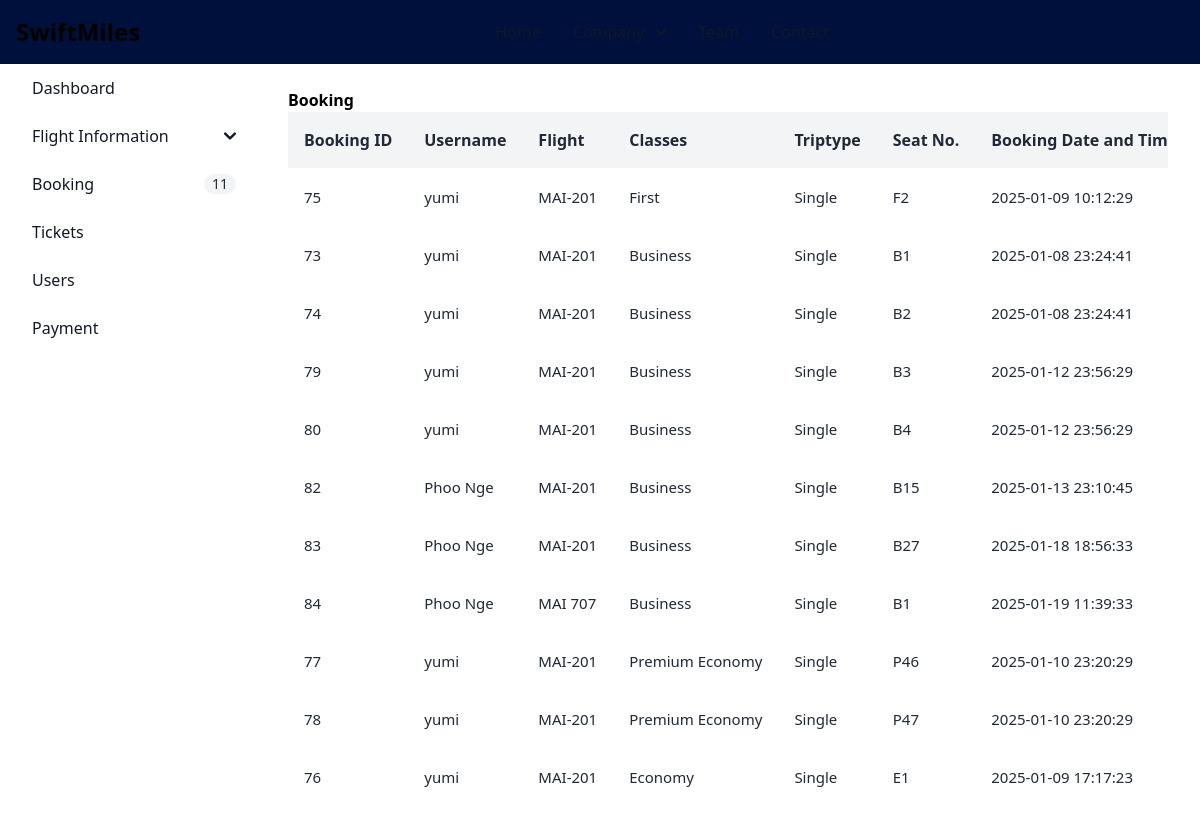
Page /admin/viewBooking.php on the committed database.
### tables this page shows
CREATE TABLE `booking` (
  `booking_id` int(11) NOT NULL,
  `user_id` int(11) DEFAULT NULL,
  `flight_id` int(11) DEFAULT NULL,
  `class_id` int(11) DEFAULT NULL,
  `triptype_id` int(11) DEFAULT NULL,
  `seatNoId` int(11) DEFAULT NULL,
  `bookAt` timestamp NOT NULL DEFAULT current_timestamp(),
  `passenger_id` int(11) DEFAULT NULL,
  `status` varchar(100) DEFAULT NULL,
  `updated_at` date DEFAULT NULL,
  `payment_id` int(11) DEFAULT NULL
);

CREATE TABLE `users` (
  `user_id` int(11) NOT NULL,
  `username` varchar(100) NOT NULL,
  `email` varchar(100) NOT NULL,
  `password` varchar(60) DEFAULT NULL,
  `cpassword` varchar(60) DEFAULT NULL,
  `profile` varchar(100) DEFAULT NULL
);

CREATE TABLE `flight` (
  `flight_id` int(11) NOT NULL,
  `airline_id` int(11) NOT NULL,
  `flight_name` varchar(100) NOT NULL,
  `flight_date` date NOT NULL,
  `destination` varchar(255) NOT NULL,
  `source` varchar(100) NOT NULL,
  `total_distance` varchar(100) NOT NULL,
  `fee_per_ticket` decimal(10,2) NOT NULL,
  `departure_time` time NOT NULL,
  `arrival_time` time NOT NULL,
  `capacity` int(11) NOT NULL,
  `gate` varchar(255) NOT NULL,
  `placeImg` varchar(100) DEFAULT NULL
);

CREATE TABLE `classes` (
  `class_id` int(11) NOT NULL,
  `class_name` varchar(255) NOT NULL,
  `base_fees` decimal(10,2) NOT NULL
);

CREATE TABLE `triptype` (
  `triptypeId` int(11) NOT NULL,
  `triptype_name` varchar(255) NOT NULL,
  `priceCharge` decimal(10,2) NOT NULL
);

CREATE TABLE `seat_layout` (
  `id` int(11) NOT NULL,
  `flight_id` int(11) NOT NULL,
  `class_id` int(11) NOT NULL,
  `seatNo` varchar(50) NOT NULL,
  `status` tinyint(1) DEFAULT NULL
);

### src/admin/viewBooking.php (the view, shortened to what this page needs)
<?php
require_once "dbconnect.php";
try {
   $sql = "SELECT booking.booking_id,users.username,flight.flight_name,classes.class_name,triptype.triptype_name,seat_layout.seatNo,booking.bookAt,booking.status FROM booking
      INNER JOIN users ON booking.user_id = users.user_id
      INNER JOIN flight ON booking.flight_id = flight.flight_id
      INNER JOIN classes ON booking.class_id = classes.class_id
      INNER JOIN triptype ON booking.triptype_id = triptype.triptypeId
      INNER JOIN seat_layout ON booking.seatNOId = seat_layout.id";
   $stmt = $conn->query($sql);
   $status = $stmt->execute();
   if ($status) {
      $bookings = $stmt->fetchAll(PDO::FETCH_ASSOC);
   }
} catch (PDOException $e) {
   echo $e->getMessage();
}
?>
<!doctype html>
<html>
<head>
   <link href="./output.css" rel="stylesheet">
   <script src="https://cdn.tailwindcss.com"></script>
</head>
<body>
   <nav class="fixed top-0 z-50 w-full bg-[#00103c]">
    <div class="flex flex-wrap items-center justify-between max-w-screen-xl mx-auto p-4">
      <a href="https://flowbite.com" class="flex items-center space-x-3 rtl:space-x-reverse">
        <span class="self-center text-2xl font-semibold whitespace-nowrap dark:text-white">SwiftMiles</span>
      </a>
      <div id="mega-menu" class="items-center justify-between hidden w-full md:flex md:w-auto md:order-1">
        <ul class="flex flex-col mt-4 font-medium md:flex-row md:mt-0 md:space-x-8 rtl:space-x-reverse">
          <li>
            <a href="#" class="block py-2 px-3  text-gray-900 border-b border-gray-100 md:w-auto hover:bg-gray-50 md:hover:bg-transparent md:border-0 md:hover:text-blue-600 md:p-0 dark:text-white md:dark:hover:text-blue-500 dark:hover:bg-gray-700 dark:hover:text-blue-500 md:dark:hover:bg-transparent dark:border-gray-700" aria-current="page">Home</a>
          </li>
          <li>
            <button id="mega-menu-dropdown-button" data-dropdown-toggle="mega-menu-dropdown" class="flex items-center justify-between w-full py-2 px-3 font-medium text-gray-900 border-b border-gray-100 md:w-auto hover:bg-gray-50 md:hover:bg-transparent md:border-0 md:hover:text-blue-600 md:p-0 dark:text-white md:dark:hover:text-blue-500 dark:hover:bg-gray-700 dark:hover:text-blue-500 md:dark:hover:bg-transparent dark:border-gray-700">
              Company <svg class="w-2.5 h-2.5 ms-3" aria-hidden="true" xmlns="http://www.w3.org/2000/svg" fill="none" viewBox="0 0 10 6">
                <path stroke="currentColor" stroke-linecap="round" stroke-linejoin="round" stroke-width="2" d="m1 1 4 4 4-4" />
              </svg>
            </button>
                        </li>
          <li>
            <a href="#" class="block py-2 px-3 text-gray-900 border-b border-gray-100 hover:bg-gray-50 md:hover:bg-transparent md:border-0 md:hover:text-blue-600 md:p-0 dark:text-white md:dark:hover:text-blue-500 dark:hover:bg-gray-700 dark:hover:text-blue-500 md:dark:hover:bg-transparent dark:border-gray-700">Team</a>
          </li>
          <li>
            <a href="#" class="block py-2 px-3 text-gray-900 border-b border-gray-100 hover:bg-gray-50 md:hover:bg-transparent md:border-0 md:hover:text-blue-600 md:p-0 dark:text-white md:dark:hover:text-blue-500 dark:hover:bg-gray-700 dark:hover:text-blue-500 md:dark:hover:bg-transparent dark:border-gray-700">Contact</a>
          </li>
        </ul>
      </div>
    </div>
   </nav>
   <aside id="sidebar-multi-level-sidebar" class="fixed top-0 left-0 z-40 w-64 h-screen transition-transform -translate-x-full sm:translate-x-0 mt-10 py-3" aria-label="Sidebar">
      <div class="h-full px-3 py-4 overflow-y-auto">
         <ul class="space-y-2 font-medium">
            <li>
               <a href="admindashboard.php" class="flex items-center p-2 text-gray-900 rounded-lg text-darkBlue hover:bg-gray-100 dark:hover:bg-gray-700 hover:text-white group">
                  <span class="ms-3">Dashboard</span>
               </a>
            </li>
            <li>
               <button type="button" class="flex items-center w-full p-2 text-base text-gray-900 transition duration-75 rounded-lg group hover:bg-gray-100 dark:text-blue dark:hover:bg-gray-700" aria-controls="dropdown" data-collapse-toggle="dropdown" id="dropdownButton">
                  <span class="flex-1 ms-3 text-left rtl:text-right hover:text-white whitespace-nowrap dark:text-blue">Flight Information</span>
                  <svg class="w-3 h-3" aria-hidden="true" xmlns="http://www.w3.org/2000/svg" fill="none" viewBox="0 0 10 6">
                     <path stroke="currentColor" stroke-linecap="round" stroke-linejoin="round" stroke-width="2" d="m1 1 4 4 4-4" />
                  </svg>
               </button>
            </li>
            <li>
               <a href="viewBooking.php" class="flex items-center p-2 text-gray-900 rounded-lg dark:text-blue hover:bg-gray-100 dark:hover:bg-gray-700 group">
                  <span class="flex-1 ms-3 whitespace-nowrap hover:text-white">Booking</span>
                  <span class="inline-flex items-center justify-center px-2 ms-3 text-sm font-medium text-gray-800 bg-gray-100 rounded-full dark:bg-gray-700 dark:text-gray-300 hover:text-white">
                  <?php
                     $sql = "SELECT * FROM booking";
                     $result = $conn->query($sql);
                     $bookingCount = $result->rowCount();
                     echo $bookingCount;
                  ?>
                  </span>
               </a>
            </li>
            <li>
               <a href="viewTickets.php" class="flex items-center p-2 text-gray-900 rounded-lg dark:text-blue hover:bg-gray-100 dark:hover:bg-gray-700 group">
                  <span class="flex-1 ms-3 whitespace-nowrap hover:text-white">Tickets</span>
               </a>
            </li>
            <li>
               <a href="viewUsers.php" class="flex items-center p-2 text-gray-900 rounded-lg dark:text-blue hover:bg-gray-100 dark:hover:bg-gray-700 group">
                  <span class="flex-1 ms-3 whitespace-nowrap hover:text-white">Users</span>
               </a>
            </li>
            <li>
               <a href="viewPayment.php" class="flex items-center p-2 text-gray-900 rounded-lg dark:text-blue hover:bg-gray-100 dark:hover:bg-gray-700 group">
                  <span class="flex-1 ms-3 whitespace-nowrap hover:text-white">Payment</span>
               </a>
            </li>
         </ul>
      </div>
   </aside>
   <div class="p-4 sm:ml-64">
      <div class="p-4 border-gray-200 dark:border-gray-700 mt-14">
         <div class="grid-cols-2">
            <div>
               <p>
                  <span class="font-semibold">Booking</span>
               </p>
            </div>
         </div>
         <div class="font-sans overflow-x-auto">
            <table class="min-w-full bg-white">
               <thead class="bg-gray-100 whitespace-nowrap">
                  <tr>
                     <th class="p-4 text-left text-base font-semibold text-gray-800">
                        Booking ID
                     </th>
                     <th class="p-4 text-left text-base font-semibold text-gray-800">
                        Username
                     </th>
                     <th class="p-4 text-left text-base font-semibold text-gray-800">
                        Flight
                     </th>
                     <th class="p-4 text-left text-base font-semibold text-gray-800">
                        Classes
                     </th>
                     <th class="p-4 text-left text-base font-semibold text-gray-800">
                        Triptype
                     </th>
                     <th class="p-4 text-left text-base font-semibold text-gray-800">
                        Seat No.
                     </th>
                     <th class="p-4 text-left text-base font-semibold text-gray-800">
                        Booking Date and Time
                     </th>
                  </tr>
               </thead>
               <tbody class="whitespace-nowrap">
                  <?php
                  if (isset($bookings)) {
                     foreach ($bookings as $booking) {
                        echo "<tr class='hover:bg-gray-50'>
                    <td class='p-4 text-[15px] text-gray-800'>
                    $booking[booking_id]
                    </td>
                    <td class='p-4 text-[15px] text-gray-800'>
                    $booking[username]
                    </td>
                    <td class='p-4 text-[15px] text-gray-800'>
                    $booking[flight_name]
                    </td>
                    <td class='p-4 text-[15px] text-gray-800'>
                    $booking[class_name]
                    </td>
                    <td class='p-4 text-[15px] text-gray-800'>
                    $booking[triptype_name]
                    </td>
                    <td class='p-4 text-[15px] text-gray-800'>
                    $booking[seatNo]
                    </td>
                    <td class='p-4 text-[15px] text-gray-800'>
                    $booking[bookAt]
                    </td>
                    <td class='p-4 text-[15px] text-gray-800'>
                    $booking[status]
                    </td>
                    <td class='p-4'>
                    <button class='mr-4' title='Delete'>
                    <a href='deleteBooking.php?bid=$booking[booking_id]'>
                        <svg xmlns='http://www.w3.org/2000/svg' class='w-5 fill-red-500 hover:fill-red-700' viewBox='0 0 24 24'>
                        <path
                            d='M19 7a1 1 0 0 0-1 1v11.191A1.92 1.92 0 0 1 15.99 21H8.01A1.92 1.92 0 0 1 6 19.191V8a1 1 0 0 0-2 0v11.191A3.918 3.918 0 0 0 8.01 23h7.98A3.918 3.918 0 0 0 20 19.191V8a1 1 0 0 0-1-1Zm1-3h-4V2a1 1 0 0 0-1-1H9a1 1 0 0 0-1 1v2H4a1 1 0 0 0 0 2h16a1 1 0 0 0 0-2ZM10 4V3h4v1Z'
                            data-original='#000000' />
                        <path d='M11 17v-7a1 1 0 0 0-2 0v7a1 1 0 0 0 2 0Zm4 0v-7a1 1 0 0 0-2 0v7a1 1 0 0 0 2 0Z'
                            data-original='#000000'/>
                        </svg>
                    </a>
                    </button>
                    </td>
                </tr>";
                     }
                  }
                  ?>
               </tbody>
            </table>
         </div>
      </div>
   </div>
</body>

### rows in the picture
booking: booking_id "75", user.username "yumi", flight.flight_name "MAI-201", class.class_name "First", triptype.triptype_name "Single", seatNoId.seatNo "F2", bookAt "2025-01-09 10:12:29"
booking: booking_id "73", user.username "yumi", flight.flight_name "MAI-201", class.class_name "Business", triptype.triptype_name "Single", seatNoId.seatNo "B1", bookAt "2025-01-08 23:24:41"
booking: booking_id "74", user.username "yumi", flight.flight_name "MAI-201", class.class_name "Business", triptype.triptype_name "Single", seatNoId.seatNo "B2", bookAt "2025-01-08 23:24:41"
booking: booking_id "79", user.username "yumi", flight.flight_name "MAI-201", class.class_name "Business", triptype.triptype_name "Single", seatNoId.seatNo "B3", bookAt "2025-01-12 23:56:29"
booking: booking_id "80", user.username "yumi", flight.flight_name "MAI-201", class.class_name "Business", triptype.triptype_name "Single", seatNoId.seatNo "B4", bookAt "2025-01-12 23:56:29"
booking: booking_id "82", user.username "Phoo Nge", flight.flight_name "MAI-201", class.class_name "Business", triptype.triptype_name "Single", seatNoId.seatNo "B15", bookAt "2025-01-13 23:10:45"
booking: booking_id "83", user.username "Phoo Nge", flight.flight_name "MAI-201", class.class_name "Business", triptype.triptype_name "Single", seatNoId.seatNo "B27", bookAt "2025-01-18 18:56:33"
booking: booking_id "84", user.username "Phoo Nge", flight.flight_name "MAI 707", class.class_name "Business", triptype.triptype_name "Single", seatNoId.seatNo "B1", bookAt "2025-01-19 11:39:33"
booking: booking_id "77", user.username "yumi", flight.flight_name "MAI-201", class.class_name "Premium Economy", triptype.triptype_name "Single", seatNoId.seatNo "P46", bookAt "2025-01-10 23:20:29"
booking: booking_id "78", user.username "yumi", flight.flight_name "MAI-201", class.class_name "Premium Economy", triptype.triptype_name "Single", seatNoId.seatNo "P47", bookAt "2025-01-10 23:20:29"
booking: booking_id "76", user.username "yumi", flight.flight_name "MAI-201", class.class_name "Economy", triptype.triptype_name "Single", seatNoId.seatNo "E1", bookAt "2025-01-09 17:17:23"

### other values in the picture
$bookingCount "11"
